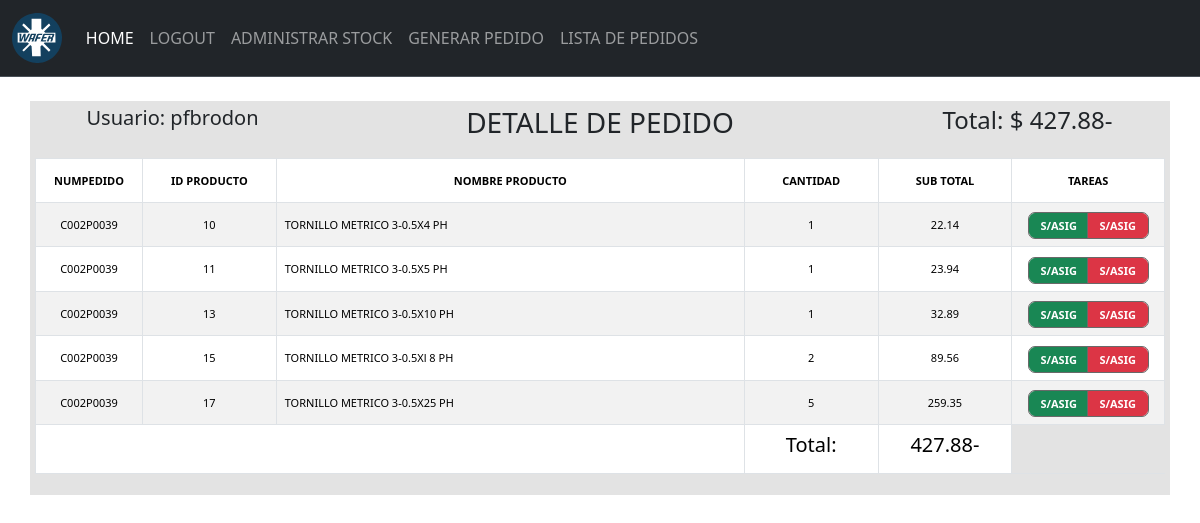
The app's page /listapedidos/pedidodetalle/39 (signed in) with its own data.
### stock/models.py (models this page shows, shortened)
class Pedidosnumtest(models.Model):
    pedidoUser = models.CharField(max_length=50)
    pedidoIdUser = models.IntegerField()
    pedidoFecha = models.DateTimeField(auto_now_add=True)
    pedidoTotal = models.FloatField(default=0.0)
    pedidoCodigo = models.CharField(max_length=10, unique=True)

class Pedidostest(models.Model):
    numPedido= models.ForeignKey(Pedidosnumtest, on_delete=models.CASCADE)
    id_producto = models.IntegerField()
    nombre_producto = models.CharField(max_length=100)
    cantidad = models.IntegerField()
    acumulado = models.DecimalField(max_digits=10, decimal_places=2)

### stock/views.py (the view)
# urls.py: path('listapedidos/pedidodetalle/<int:id>', views.pedidodetalle, name='pedidodetalle'),
@login_required
def pedidodetalle(request, id):
    pedido= get_object_or_404 (Pedidosnumtest, id=id)
    productosPedido = Pedidostest.objects.filter(numPedido_id=pedido.id)
    totalPedido=0
    for producto in productosPedido:
        totalPedido=totalPedido+producto.acumulado
        print (totalPedido)
    return render(request, 'pedidodetalle.html',{
        'usuario': pedido.pedidoUser,
        'productosPedido':productosPedido,
        'totalPedido':totalPedido
    })

### stock/context_processor.py (called while the page is built)
def total_carrito(request):
    total = 0
    if request.user.is_authenticated:
        if "carrito" in request.session.keys():
            for key, value in request.session["carrito"].items():
                total += float(value["acumulado"])
    total = round(total, 2)
    return {"total_carrito": total}

### stock/templates/pedidodetalle.html (shortened to what this page needs)
{% extends 'base.html' %} {% block content %} {% load static %}
<link rel="stylesheet" href="{% static '/css/pedidodetalle.css' %}">
<div class="container">
    <div class="row">
        <div class="col-3 text-center" style="background-color: #e3e3e3; padding: 5px;">
            <h5>Usuario: {{ usuario }} </h5>
        </div>
        <div class="col-6 text-center" style="background-color: #e3e3e3; padding: 5px;">
            <h3>DETALLE DE PEDIDO </h3>
        </div>
        <div class="col-3 text-center" style="background-color: #e3e3e3; padding: 5px;">
            <h4>Total: $ {{ totalPedido }}- </h4>
        </div>
    </div>
    <div class="row">
        <div class="col-12" style="background-color: #e3e3e3; padding: 5px;">
            <div class="table-responsive">
                <table id="tablaProductoPedido" class="table table-striped table-bordered table-hover">
                    <thead>
                        <tr class="encabezados">
                            <th scope="col">NUMPEDIDO</th>
                            <th scope="col">ID PRODUCTO</th>
                            <th scope="col" class="text-center">NOMBRE PRODUCTO</th>
                            <th scope="col">CANTIDAD</th>
                            <th scope="col">SUB TOTAL</th>
                            <th scope="col">TAREAS</th>
                        </tr>
                    </thead>
                    <tbody>
                        {% for productopedido in productosPedido %}
                        <tr class="contenido">
                            <td scope="row">{{ productopedido.numPedido.pedidoCodigo }}</td>
                            <td>{{ productopedido.id_producto }}</td>
                            <td>{{ productopedido.nombre_producto }}</td>
                            <td>{{ productopedido.cantidad }}</td>
                            <td>{{ productopedido.acumulado }}</td>
                            <td>
                                <div class="btn-group">
                                    <a href="" class="btn btn-success">S/ASIG</a>
                                    <a href="" class="btn btn-danger">S/ASIG</a>
                                </div>
                            </td>
                        </tr>
                        {% endfor %}
                        <tr>
                            <td colspan="3" style="width: 10%;"></td>
                            <td style="width: 10%;">
                                <h5>Total:</h5>
                            </td>
                            <td class="text-center" style="width: 10%;">
                                <h5>{{totalPedido}}-</h5>
                            </td>
                        </tr>
                    </tbody>
                </table>
            </div>
        </div>
    </div>
</div>
{% endblock %}

### stock/static/css/pedidodetalle.css (style rules this page uses)
.col-12 { text-align: center; }
.col-3 { text-align: center; }
.col-6 { text-align: center; }
.table { font-size: 13px; width: 100%; border-collapse: collapse; line-height: 27px; padding: 2px; }
.table-responsive { text-align: center; align-items: center; }
.table td:nth-child(1), .table th:nth-child(1) { width: 8%; }
.table td:nth-child(2), .table th:nth-child(2) { width: 10%; }
.table td:nth-child(3), .table th:nth-child(3) { width: 35%; text-align: left; }
.table td:nth-child(4), .table th:nth-child(4) { width: 8; text-align: center; }
.table td:nth-child(5), .table th:nth-child(5) { width: 8%; text-align: center; }
.table td:nth-child(6), .table th:nth-child(6) { width: 8%; text-align: center; }
.btn-danger { width: 60px; height: 25px; ; padding: 1px; font-size: 11px; font-weight: bold; text-align: center; line-height: 22px; justify-content: center; vertical-align: middle; outline-color: dimgrey; outline-style: solid; outline-width: 1px; }
.btn-success { width: 60px; height: 25px; ; padding: 1px; font-size: 11px; font-weight: bold; text-align: center; line-height: 22px; justify-content: center; vertical-align: middle; outline-color: dimgrey; outline-style: solid; outline-width: 1px; }
.encabezados { text-align: center; }
th { font-size: 11px; }
td { font-size: 11px; }

### records on screen
Pedidosnumtest: pedidoUser "pfbrodon"
Pedidostest: numPedido.pedidoCodigo "C002P0039", id_producto "10", nombre_producto "TORNILLO METRICO 3-0.5X4 PH", cantidad "1", acumulado "22.14"
Pedidostest: numPedido.pedidoCodigo "C002P0039", id_producto "11", nombre_producto "TORNILLO METRICO 3-0.5X5 PH", cantidad "1", acumulado "23.94"
Pedidostest: numPedido.pedidoCodigo "C002P0039", id_producto "13", nombre_producto "TORNILLO METRICO 3-0.5X10 PH", cantidad "1", acumulado "32.89"
Pedidostest: numPedido.pedidoCodigo "C002P0039", id_producto "15", nombre_producto "TORNILLO METRICO 3-0.5Xl 8 PH", cantidad "2", acumulado "89.56"
Pedidostest: numPedido.pedidoCodigo "C002P0039", id_producto "17", nombre_producto "TORNILLO METRICO 3-0.5X25 PH", cantidad "5", acumulado "259.35"

### other values on screen
{{ totalPedido }} "427.88"
